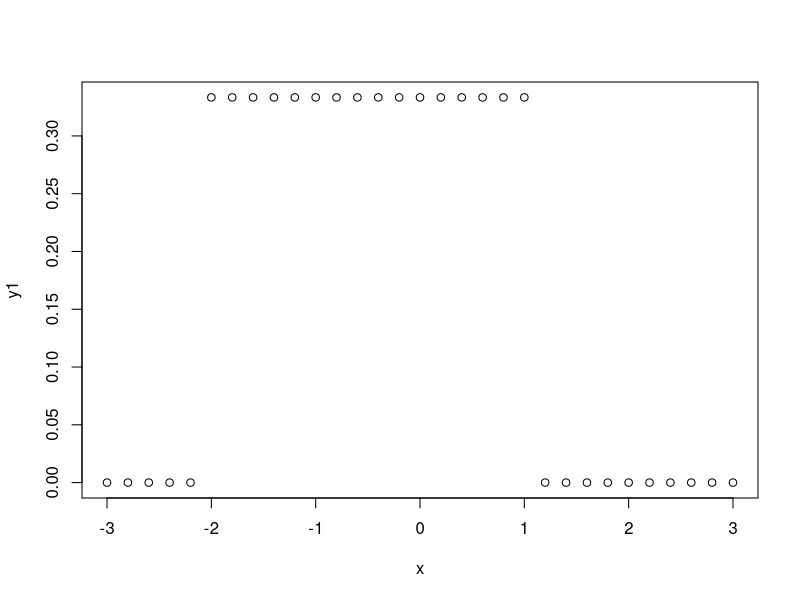
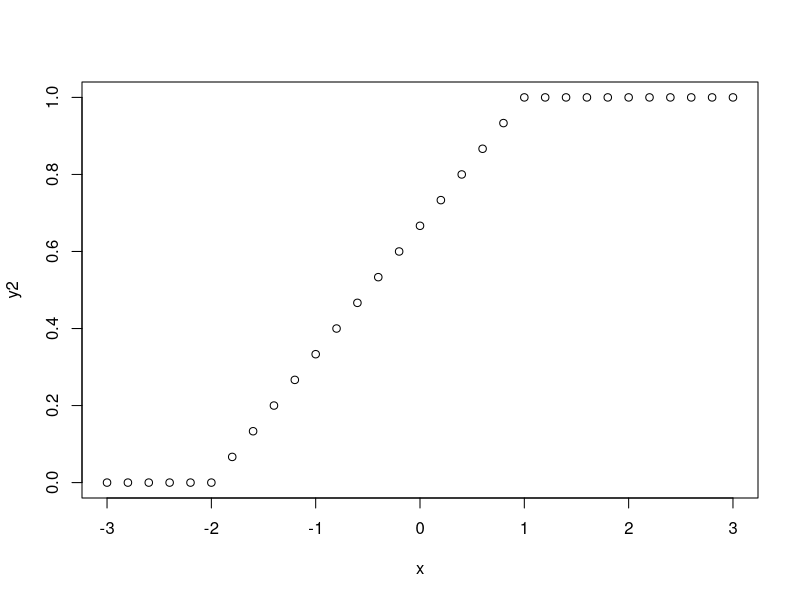

Write R code to recreate these figures, in order.
################# Tutorial 1: How to handle data in R  #########################
#################           Author: Long Ma               ######################
################# Reference： R in action (Second edition) #####################
################################################################################


#######################    1.0 Very Basic Command in R   #######################

###### Getting Help in R
help("lm")

###### Setting your workspace
getwd() # lists the current working directory
setwd("C:/Users/NEOMA/Desktop") # changes the current directory to Desktop
# Notice that we ought to use "/" rather than "\"

###### Removing (deleting) one or more objects
x <- 1
rm(x)

###### Packages in R
install.packages("ggplot2") # install packages in R
library(ggplot2) # before you use this package, you need to load it 
update.packages("ggplot2") # update the packages that you've installed

# For further information, you could refer to Chap1 of "R in Action (2nd)"

#######################    1.1 Data Structure in R   ###########################

###### Vector: can store numbers, strings and logit (Same type)
vector_a <- c(1, 2, 5, 6, -2)
vector_b <- c("one", "two", "three")
vector_c <- c(TRUE, FALSE, TRUE)
# Use the index to locate specific elements in the vector
print(vector_a[3])
print(vector_b[2])
print(vector_c[1:3])

###### Matrix: can store numbers, strings and boolean (Same type, 2D)
# Construct a matrix and locate specific elements in it
matrix_y <- matrix(1:12, nrow = 3, ncol = 4)
print(matrix_y) # Default: by column
print(matrix_y[2, ])
print(matrix_y[, 3])
print(matrix_y[2, 3])
print(matrix_y[2, c(2, 4)])

# Can also fill in the elements by row or by column
cells <- c(1, 2, 3, 4)
rownames <- c("R1", "R2")
colnames <- c("C1", "C2")
matrix_x1 <- matrix(cells, nrow = 2, ncol = 2, byrow = TRUE,
                           dimnames = list(rownames, colnames))
matrix_x2 <- matrix(cells, nrow = 2, ncol = 2, byrow = FALSE,
                           dimnames = list(rownames, colnames))
# See the difference
print(matrix_x1)
print(matrix_x2)

###### Array: can store numbers, strings and boolean (Same type, >2D)
# Construct an array and locate specific elements in it
dim1 <- c("X1", "X2")
dim2 <- c("Y1", "Y2", "Y3")
dim3 <- c("Z1", "Z2", "Z3", "Z4")
array_m <- array(1:24, c(2, 3, 4), dimnames = list(dim1, dim2, dim3))
print(array_m)
print(array_m[1, 2, 4])

###### DataFrame: can store different types of data in a 2D table
# Construct a dataframe
student_id <- c(202201, 202202, 202203, 202204)
age <- c(12, 13, 10, 11)
gender <- c("male", "female", "female", "male")
class <- c("Class1", "Class1", "Class2", "Class2")
vaccinate <- c(TRUE, TRUE, TRUE, FALSE)
grade <- c("g", "e", "f", "g")
# "g" means good, "e" means excellent, "f" means fair

student_data <- data.frame(student_id, age, gender, class, vaccinate, grade)
print(student_data)

# Locate the data
# the ouput is a subset of variables (three columns)
print(student_data[1:3])
# the output is two specific variables (two columns)
print(student_data[c("student_id", "vaccinate")])
# you can also use the following way to get specific variables
print(student_data$class)
student_data2 <- data.frame(student_data$student_id, student_data$vaccinate)
print(student_data2)

# When you focus on a dataframe, please use attach() and detach()
attach(student_data)
    print(class)
    student_data3 <- data.frame(student_id, vaccinate)
detach(student_data)
print(student_data3)
# with() is also useful, please learn this command by yourselves

# use student_id as an indicator of a specific row
student_data4 <- data.frame(student_id, vaccinate, row.names = student_id)
print(student_data4)

# factorize some categorical variables (ordered or not)
# e.g. gender, class, vaccinate and grade are all categorical variables
# grade is different from others (indicating a rank: excellent > good > fair)

# Construct two dataframes and compare them
student_id <- c(202201, 202202, 202203, 202204)
age <- c(12, 13, 10, 11)
gender <- c("male", "female", "female", "male")
vaccinate <- c(TRUE, TRUE, TRUE, FALSE)
grade <- c("g", "e", "f", "g")

gender_f <- factor(gender, order = FALSE)
vaccinate_f <- factor(vaccinate, order = FALSE)
grade_f <- factor(grade, order = TRUE, levels = c("f", "g", "e"))

student_data5 <- data.frame(student_id, age, gender, vaccinate, grade)
student_data6 <- data.frame(student_id, age, gender_f, vaccinate_f, grade_f)
str(student_data5)
str(student_data6)

###### List: can store different types of data in a list
# a function's outcome can be stored in a list
# Construct a list
list_title <- "My list"
matrix_z <- matrix(1:6, nrow = 3, ncol = 2, byrow = TRUE)
vector_1 <- c(12, 13, 10, 11)
vector_2 <- c("male", "female", "female")
vector_2f <- factor(vector_2, order = FALSE)
# list(name1 = object1, name2 = object2,...) #nolint
mylist <- list(title = list_title, my_contents1 = matrix_z, vector_1, vector_2f)
print(mylist)
print(mylist[[1]])
print(mylist[["my_contents1"]])

############  1.2 Import data From outside and do something we like ############
# Set work path
setwd("F:/5_PhD_in_Economics_CUHKSZ/2_Teaching/ECO3080_Machine_Learning_for_Business/Tutorial_1")
# import csv data by read.table()
credit_data <- read.table("RawCredit.csv", header = TRUE,
                 sep = ",", stringsAsFactors = FALSE)
# if your data is in the form of xlsx or dta,
# please either change them into csv or use other related methods
# if your data is quite huge, please refer to other appropriate methods
str(credit_data)

########### (1) change the type of your variables
# check the type
print(is.numeric(credit_data$Rating))
print(is.character(credit_data$Rating))
print(is.data.frame(credit_data))

# string to factor
credit_data$Gender <- as.factor(credit_data$Gender)
credit_data$Student <- as.factor(credit_data$Student)
credit_data$Married <- factor(credit_data$Married, order = FALSE)
credit_data$Ethnicity <- factor(credit_data$Ethnicity, order = FALSE)

# string to date
myformat <- "%Y/%m/%d"
# %Y = "xxxx", %y = "xx", %m is from 01 to 12, %d is from 01 to 31
# there are other kinds of format (please check them by yourselves)
credit_data$AppDate <- as.Date(credit_data$AppDate, myformat)
str(credit_data)

########### (2) rename your variable
names(credit_data)[1] <- "UserID"
names(credit_data)[2:3] <- c("UserIncome", "UserLimit")
print(names(credit_data))

########### (3) Merge two data sets (add column)
credit_data_addcol <- read.table("CreditAddCol.csv", header = TRUE,
                 sep = ",", stringsAsFactors = FALSE)
# use merge command to combine two data sets (we need a key to link them)
credit_data_1 <- merge(credit_data, credit_data_addcol, by = "UserID")
# use cbind command to combine two data sets
# (only require two dataframes have the same number of rows)
credit_data_2 <- cbind(credit_data, credit_data_addcol)

########### (4) Merge two data sets (add row)
credit_data_addrow <- read.table("CreditAddRow.csv", header = TRUE,
                 sep = ",", stringsAsFactors = FALSE)
# require these two dataframes have the same set of variables
credit_data_final <- rbind(credit_data_1, credit_data_addrow)

########### (5) Recoding some variables
# for example, variable "Rating" indicates the credit score of users.
# if we want to reconstruct this variable by the following criterion:
# if Rating >= 500, Rating = Good
# if 200 < Rating < 500, Rating = Medium
# if Rating <= 200, Rating = Bad
credit_data_final$Rating[credit_data_final$Rating >= 500] <- "Good"
credit_data_final$Rating[credit_data_final$Rating < 500 &
                         credit_data_final$Rating > 200] <- "Medium"
credit_data_final$Rating[credit_data_final$Rating <= 200] <- "Bad"
# Logical operators in R:
# "&" = "and" , "|" = "or", "!" = "not", ...(check by yourselves)

########### (6) Sort you data
credit_data_sort <- credit_data_final[order(credit_data_final$UserIncome), ]
credit_data_sort2 <- credit_data_final[order(-credit_data_final$UserIncome), ]

########### (7) Reshape your Dataframe by "reshape2" (some basic idea)
install.packages("reshape2")
library(reshape2)
# from credit_data_final, extract a subset of data
myvariable <- c("UserID", "UserIncome", "UserLimit", "AppDate")
new_credit <- credit_data_final[1:5, myvariable]
add_same_data <- read.table("CreditReshape.csv", header = TRUE,
                 sep = ",", stringsAsFactors = FALSE)
new_credit_final <- rbind(new_credit, add_same_data)

# melt the data
credit_after_melt <- melt(new_credit_final, id = c("UserID", "AppDate"))

# cast (or aggregate) the data into the form we want
# return to the original dataframe
credit_after_cast_1 <- dcast(credit_after_melt, UserID + AppDate ~ variable)
# unique row (UserID), each column is the variable with date
credit_after_cast_2 <- dcast(credit_after_melt, UserID ~ variable + AppDate)
# do some aggregation like the following
# calculate the mean of income and limit of two different time
credit_after_cast_3 <- dcast(credit_after_melt, UserID ~ variable, mean)

# you can do a lot of things to your data using reshape2
# please check by yourselves

############                    1.3 Functions                      #############
################################################################################

# Some basic function for math and statistics
x <- 4.125
print(abs(x)) # absolute value of x
print(sqrt(x)) # square root of x
print(ceiling(x)) # the smallest int >= x
print(floor(x)) # the biggest int <= x
print(log(x)) # ln(x)
print(exp(x)) # e^x
# ...............(Check them by yourselves)

y <- c(1, 2, 3, 4, 5)
print(length(y)) # number of elements in y vector
print(mean(y)) # mean of each elements of y
print(median(y)) # median of each elements of y
print(sd(y)) # std of y
print(var(y)) # variance of y
print(sum(y)) # sum of y
print(diff(y, lag = 1)) # difference of y (useful for time series data)
print(min(y)) # minimum of y
print(max(y)) # maximum of y
# ...............(Check them by yourselves)

# skip the part of functions dealing with strings (you will learn this in NLP)
# if you need to cope with the strings in your project,
# you can refer to some textbooks/ blogs to learn how to use this kind of things

# scaling your data (standardization) examples:
z <- c(1, 2, 3, 4, 5, 6, 7, 8)
new_z <- scale(z, center = TRUE, scale = TRUE)

# Some useful functions

rep(1:2, 5) # replicate 1 to 2 five times
runif(5, min = 0, max = 1) # randomly generate five numbers from U[0,1]
# generate a uniform distribution 
x <- pretty(c(-3,3), 30)
y1 <- dunif(x, min = -2, max = 1) 
plot(x, y1)
y2 <- punif(x, min = -2, max = 1) 
plot(x, y2)
# if you want to get the same result repeatedly, then set a random seed
set.seed(12345)
runif(5, min = 0, max = 1)

# for / while / if else
# (1) "for" loop
for (i in 1:10) print("Hello World")
# (2) "while" loop
i <- 10
while (i > 0) {
    print("Hello World")
    i <- i - 1
    }
# (3) "if - else"
if (is.character(credit_data_final$Rating)) {
    credit_data_final$Rating <- as.factor(credit_data_final$Rating)
}
str(credit_data_final)

# please check other commands such as "ifelse" and "switch"

# set up your own function
# can you describe what this function does?

mystats <- function(x, parametric = TRUE, print = FALSE) {
    if (parametric) {
       mycenter <- mean(x)
       myspread <- sd(x)
    } else {
       mycenter <- median(x)
       myspread <- mad(x)
    }
    if (print & parametric) {
       cat("Mean=", mycenter, "\n", "SD=", myspread, "\n")
    } else if (print & !parametric) {
       cat("Median=", mycenter, "\n", "MAD=", myspread, "\n")
    }
    result <- list(center = mycenter, spread = myspread)
    return(result)
}

data <- c(1, 2, 3, 4, 5, 6, 7)
y <- mystats(data, parametric = TRUE, print = TRUE)
print(y)
